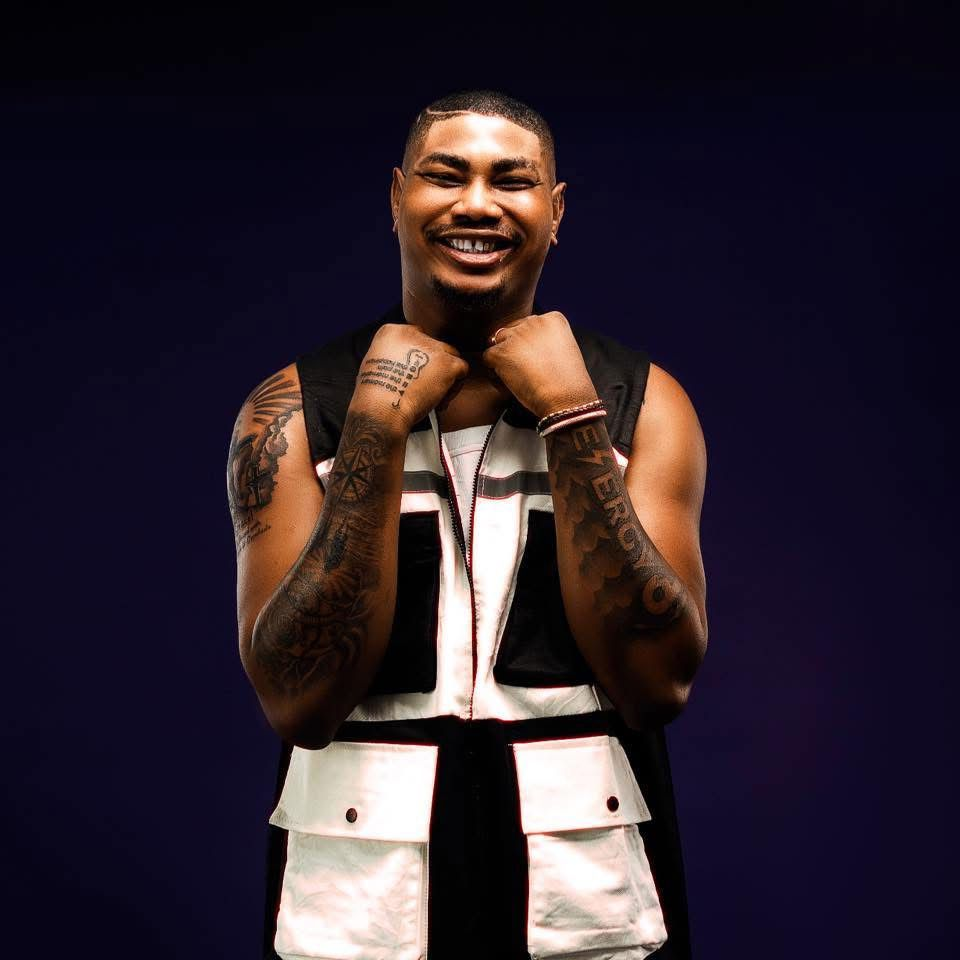
#> input picture dist/assets/Djopdot.jpg, 960 x 960 px, found by its file name
$ python generate_brand_images.py
#> lines starting #> are read from the running program, lines starting #| are printed output that depends on the picture
from pathlib import Path

from PIL import Image, ImageDraw, ImageEnhance, ImageFilter, ImageFont


ROOT = Path(r"C:\Users\USER\Documents\New project")
ASSETS = ROOT / "public" / "assets"


def load_font(path: str, size: int) -> ImageFont.FreeTypeFont:
    return ImageFont.truetype(path, size=size)


TITLE_FONT = load_font(r"C:\Windows\Fonts\georgiab.ttf", 66)
SUBTITLE_FONT = load_font(r"C:\Windows\Fonts\arial.ttf", 28)
LABEL_FONT = load_font(r"C:\Windows\Fonts\arialbd.ttf", 18)
#> in make_panel, image is the input picture: PIL image 960x960 RGB; mean R, G, B 45.7, 35.2, 45.2


def cover_crop(image: Image.Image, width: int, height: int) -> Image.Image:
#> called with width = 640, height = 304
    ratio = max(width / image.width, height / image.height)
#> ratio = 0.667
    resized = image.resize(
        (int(image.width * ratio), int(image.height * ratio)),
        Image.Resampling.LANCZOS,
    )
    left = (resized.width - width) // 2
#> left = 0
    top = (resized.height - height) // 2
#> top = 168
    return resized.crop((left, top, left + width, top + height))
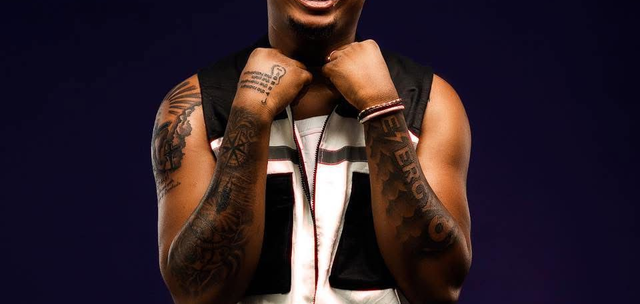
#> returned value: PIL image 640x304 RGB; mean R, G, B 48.1, 33.6, 41.4


def draw_multiline(
    draw: ImageDraw.ImageDraw,
    text: str,
    position: tuple[int, int],
    font: ImageFont.FreeTypeFont,
    fill: tuple[int, int, int],
    max_width: int,
    line_gap: int = 10,
) -> int:
    words = text.split()
    lines: list[str] = []
    current = []

    for word in words:
      trial = " ".join(current + [word])
      if draw.textlength(trial, font=font) <= max_width:
          current.append(word)
      else:
          lines.append(" ".join(current))
          current = [word]

    if current:
        lines.append(" ".join(current))

    x, y = position
    for line in lines:
        draw.text((x, y), line, font=font, fill=fill)
        bbox = draw.textbbox((x, y), line, font=font)
        y = bbox[3] + line_gap

    return y


def make_panel(path: Path, size: tuple[int, int]) -> Image.Image:
    image = Image.open(path).convert("RGB")
    image = cover_crop(image, *size)
    image = ImageEnhance.Contrast(image).enhance(1.08)
#> image: PIL image 640x304 RGB
    image = ImageEnhance.Color(image).enhance(1.04)
    return image


def generate_banner(output_name: str, image_names: list[str], title: str, subtitle: str) -> None:
    width, height = 1600, 900
    canvas = Image.new("RGB", (width, height), (10, 8, 9))
    draw = ImageDraw.Draw(canvas)

    left_width = 640
    slot_height = height // len(image_names)

    for index, image_name in enumerate(image_names):
        panel = make_panel(ASSETS / image_name, (left_width, slot_height + 4))
        canvas.paste(panel, (0, index * slot_height))
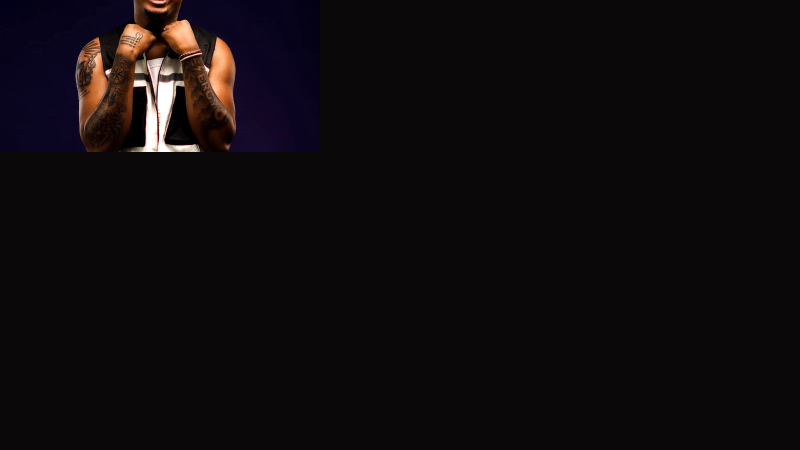
#> canvas: PIL image 1600x900 RGB (shown at 1/2 size); mean R, G, B 15.1, 11.2, 13.2
#> pass 2 of the loop in generate_banner, `for index, image_name in enumerate(image_names):`:
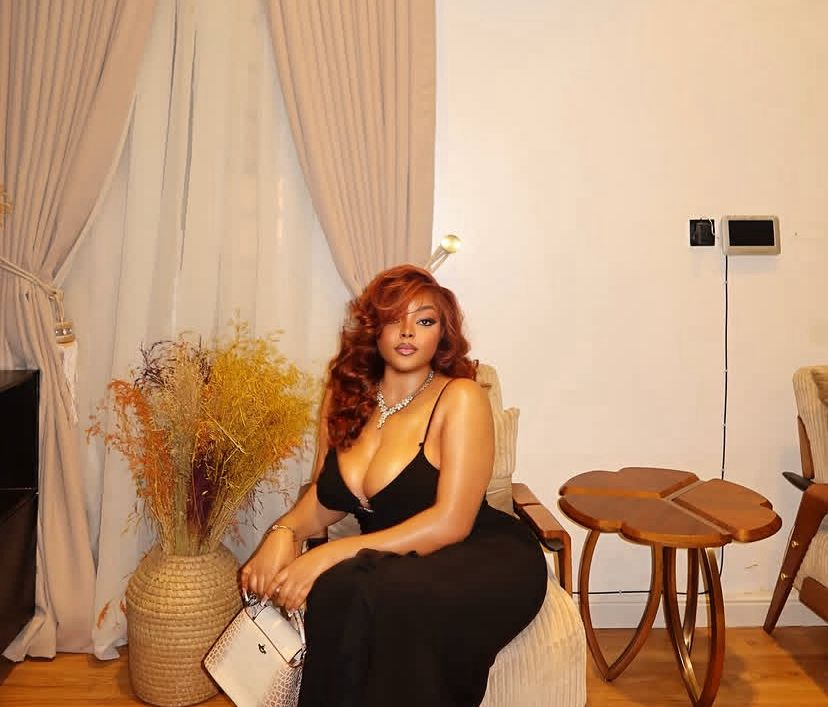
#> input picture dist/assets/Pearl.jpg, 828 x 707 px, found by its file name
#> in make_panel, image is the input picture: PIL image 828x707 RGB; mean R, G, B 185.4, 147.1, 116
#> resized: PIL image 640x546 RGB
#> in cover_crop (call 2), `return resized.crop((left, top, left + width, top + height))`:
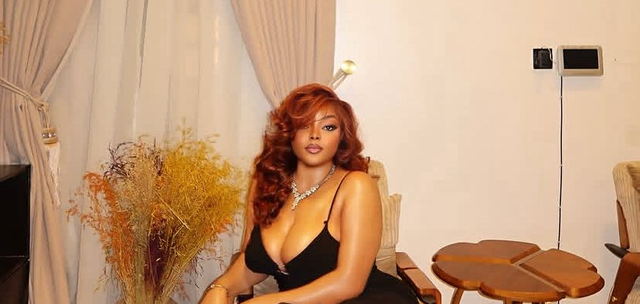
#> returned value: PIL image 640x304 RGB; mean R, G, B 193.3, 154.1, 122.3
#> in generate_banner, `canvas.paste(panel, (0, index * slot_height))`:
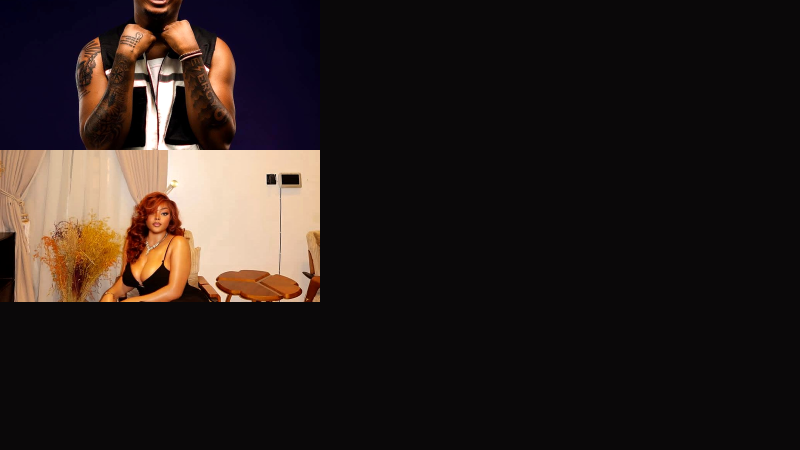
#> canvas: PIL image 1600x900 RGB (shown at 1/2 size); mean R, G, B 40.2, 30.6, 27.7
#> pass 3 of the loop in generate_banner, `for index, image_name in enumerate(image_names):`:
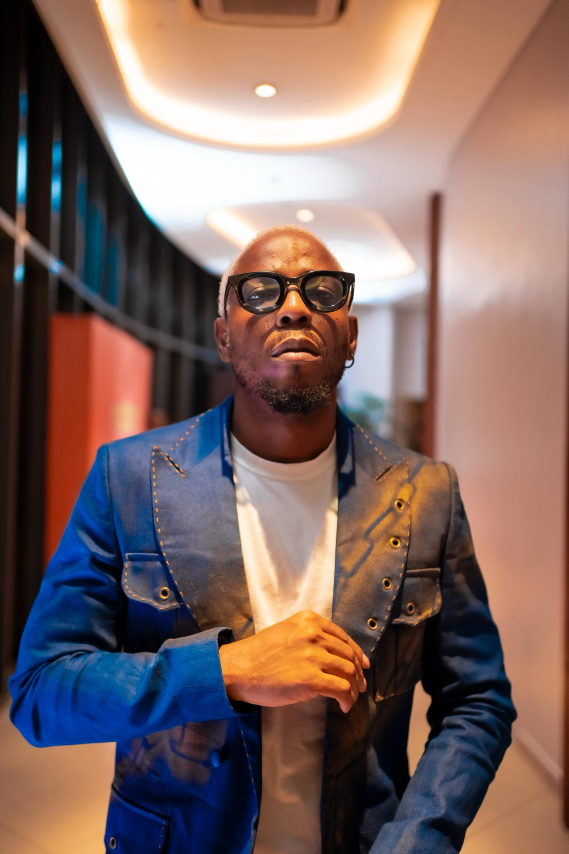
#> input picture dist/assets/Tekunbi.jpg, 1706 x 2560 px, found by its file name (shown at 1/3 size)
#> in make_panel, image is the input picture: PIL image 1706x2560 RGB; mean R, G, B 126.9, 103.1, 98
#> resized: PIL image 640x960 RGB
#> in cover_crop (call 3), `return resized.crop((left, top, left + width, top + height))`:
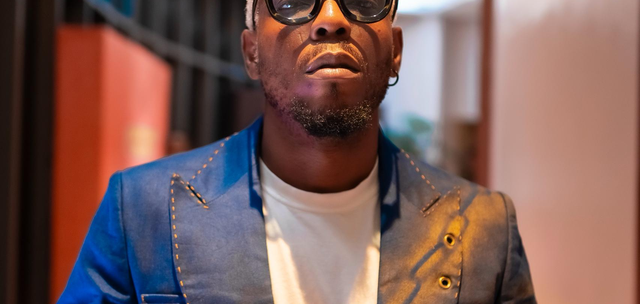
#> returned value: PIL image 640x304 RGB; mean R, G, B 123.6, 92.7, 88.6
#> in generate_banner, `canvas.paste(panel, (0, index * slot_height))`:
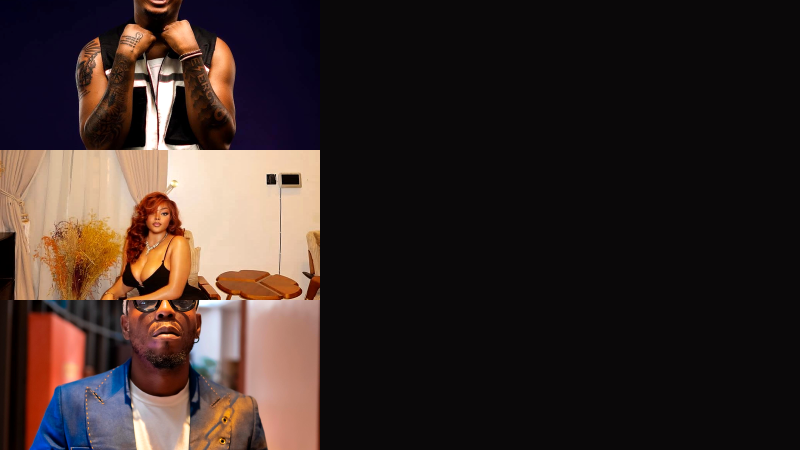
#> canvas: PIL image 1600x900 RGB (shown at 1/2 size); mean R, G, B 55.4, 41.5, 37.9

    left_overlay = Image.new("RGBA", (left_width, height), (0, 0, 0, 74))
    canvas.paste(left_overlay, (0, 0), left_overlay)
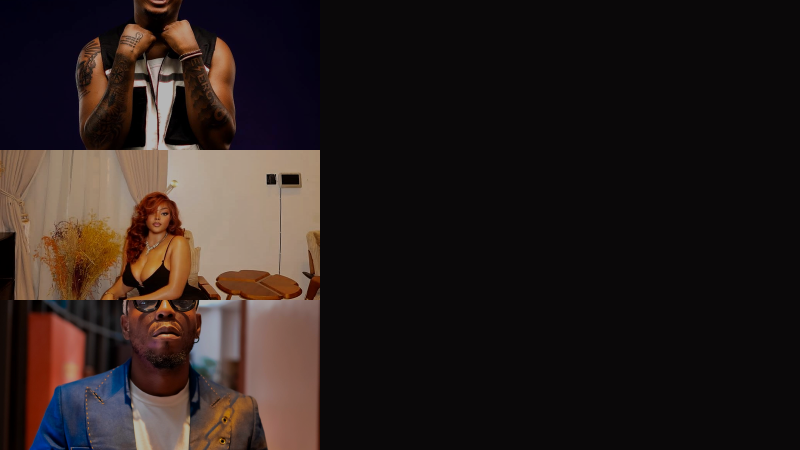
#> canvas: PIL image 1600x900 RGB (shown at 1/2 size); mean R, G, B 41.1, 30.8, 28.5

    right = Image.new("RGBA", (width - left_width + 120, height), (15, 10, 12, 0))
    right_draw = ImageDraw.Draw(right)
    for x in range(right.width):
        mix = x / max(1, right.width - 1)
        alpha = int(224 - (mix * 96))
        color = (
            int(227 * (1 - mix) + 36 * mix),
            int(18 * (1 - mix) + 9 * mix),
            int(18 * (1 - mix) + 12 * mix),
            alpha,
        )
        right_draw.line((x, 0, x, height), fill=color)
    canvas.paste(right, (left_width - 120, 0), right)
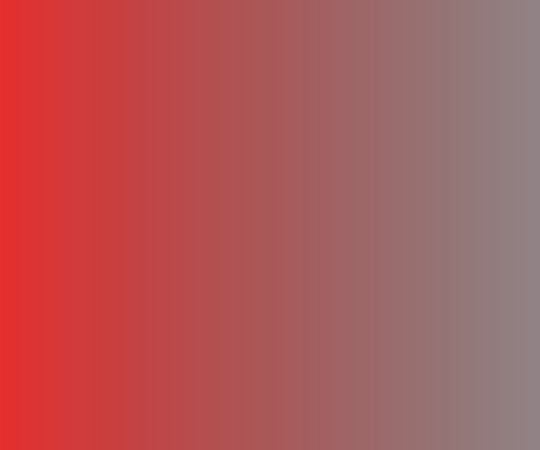
#> right: PIL image 1080x900 RGBA (shown at 1/2 size); mean R, G, B, A 131, 13, 14.5, 175.5; transparent parts drawn white
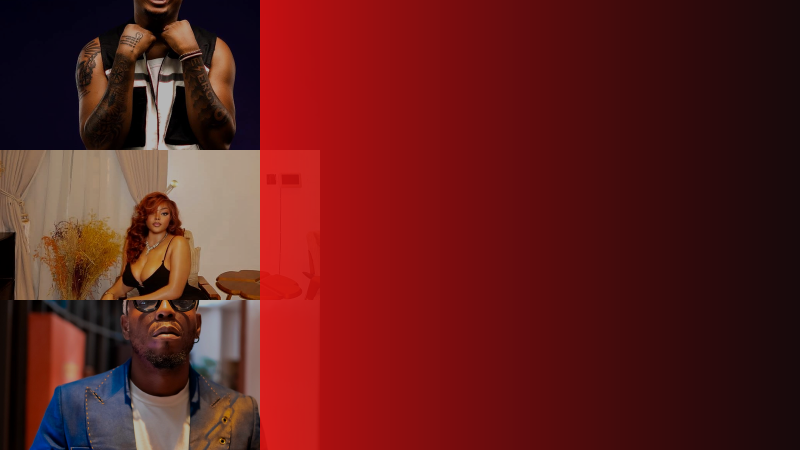
#> canvas: PIL image 1600x900 RGB (shown at 1/2 size); mean R, G, B 95.8, 29.2, 27.4

    blur = canvas.filter(ImageFilter.GaussianBlur(radius=1.4))
    canvas = Image.blend(canvas, blur, 0.14)
    draw = ImageDraw.Draw(canvas)

#> (the run stopped early here; a loop or call above may not have finished)
